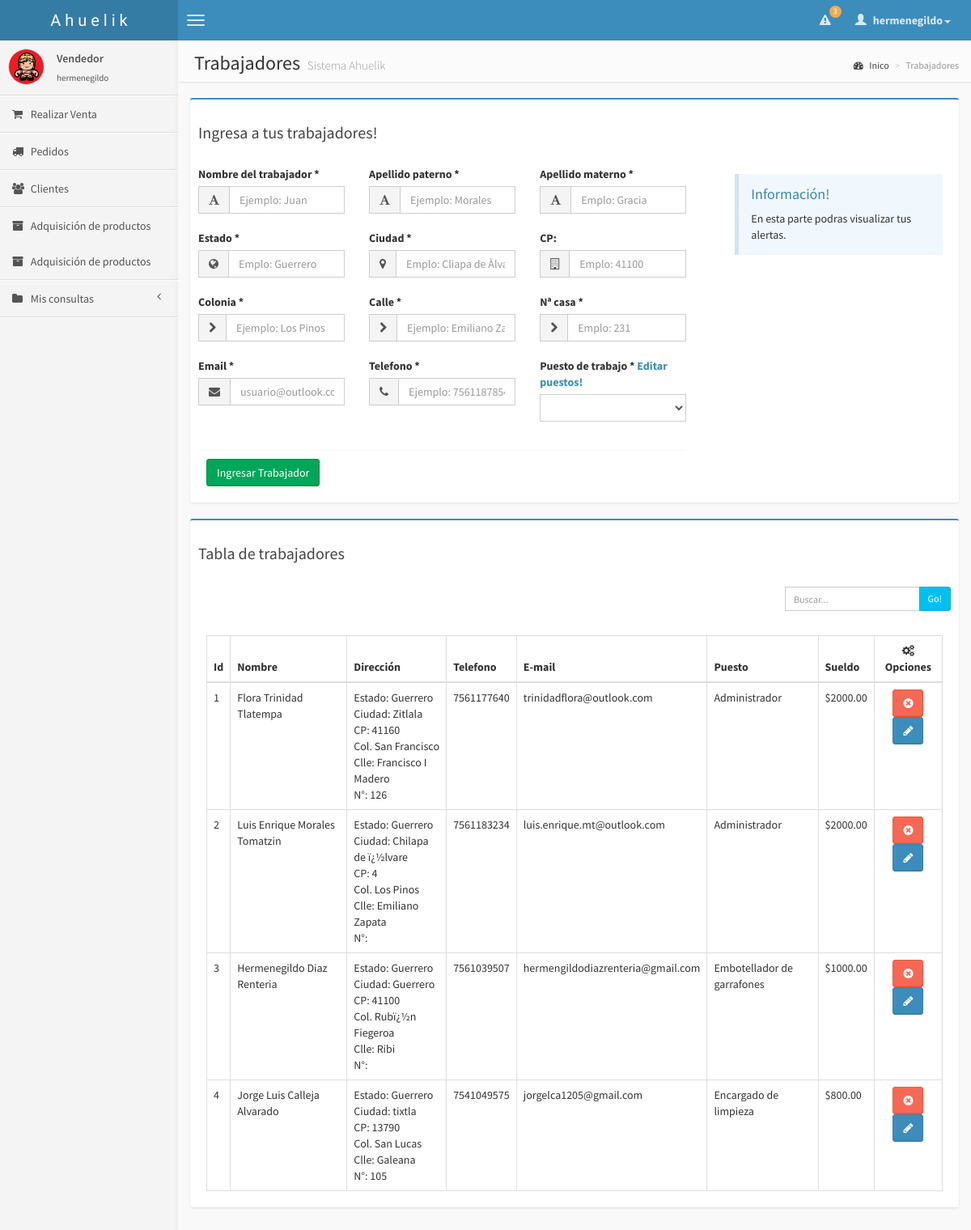
Page /pages/admin_trabajadores.php (signed in) on the committed database.
### tables this page shows
CREATE TABLE `trabajadores` (
  `id_trabajador` int(10) NOT NULL AUTO_INCREMENT,
  `nombre` char(20) NOT NULL,
  `apellido_p` char(20) NOT NULL,
  `apellido_m` char(20) NOT NULL,
  `id_categoria` int(10) NOT NULL,
  `estado` char(30) NOT NULL,
  `ciudad` char(30) NOT NULL,
  `codigo_postal` varchar(5) NOT NULL,
  `colonia` char(50) NOT NULL,
  `calle` char(50) NOT NULL,
  `no_casa` varchar(10) DEFAULT NULL,
  `Telefono` varchar(10) DEFAULT NULL,
  `e_mail` varchar(50) DEFAULT NULL,
  `fecha` date NOT NULL,
  PRIMARY KEY (`id_trabajador`),
  KEY `fk_trabajadores_categorias_idx` (`id_categoria`),
  CONSTRAINT `fk_trabajadores_categorias` FOREIGN KEY (`id_categoria`) REFERENCES `categorias` (`id_categoria`) ON DELETE CASCADE ON UPDATE CASCADE
);

CREATE TABLE `categorias` (
  `id_categoria` int(10) NOT NULL AUTO_INCREMENT,
  `puesto` varchar(50) NOT NULL,
  `sueldo` int(10) NOT NULL,
  PRIMARY KEY (`id_categoria`)
);

### pages/admin_trabajadores.php (the view, shortened to what the rows shown need)
<?php
    include("conexion.php");
?>
<!DOCTYPE html>
<html>
    <head>
        <link href="../css/bootstrap.min.css" rel="stylesheet" type="text/css" />
        <link href="../css/font-awesome.min.css" rel="stylesheet" type="text/css" />
        <link href="../css/ionicons.min.css" rel="stylesheet" type="text/css" />
        <link href="../css/AdminLTE.css" rel="stylesheet" type="text/css" />
    </head>
    <body class="pace-done skin-blue">
        <div class="wrapper row-offcanvas row-offcanvas-left">
            <aside class="right-side">
                <section class="content-header">
                    <h1>
                        Trabajadores
                        <small> Sistema Ahuelik</small>
                    </h1>
                </section>
                <section class="content">
                    <?php
                    $v_query_tabla_trabajadores = "SELECT tra.id_categoria,
                                                           tra.fecha,
                                                           tra.id_trabajador,
                                                           tra.nombre, tra.apellido_p, tra.apellido_m,
                                                           tra.estado, tra.ciudad, tra.codigo_postal, tra.colonia, tra.calle, tra.no_casa,
                                                           tra.telefono,
                                                           tra.e_mail,
                                                           ct.puesto,
                                                           ct.sueldo
                                                    FROM trabajadores tra, categorias ct
                                                    WHERE tra.id_categoria = ct.id_categoria ORDER BY tra.id_trabajador";
                    $v_query_trabajadores_table = mysqli_query($link, $v_query_tabla_trabajadores) or die ("Problemas
                    Consulta_categorias:".mysql_error());
                    ?>
                    <div class="box box-primary">
                        <div class="box-body">
                            <div class="box-body table-responsive">
                                <table id="regTable" id="example2" class="table table-bordered table-hover">
                                    <thead>
                                        <tr>
                                            <th style='text-align:center'>Id</th>
                                            <th>Nombre</th>
                                            <th>Dirección</th>
                                            <th>Telefono</th>
                                            <th>E-mail</th>
                                            <th>Puesto</th>
                                            <th>Sueldo</th>
                                            <th style="text-align:center"><samp class="fa fa-cogs"></samp> Opciones</th>
                                        </tr>
                                    </thead>
                                    <?php
                                        while($reg_show_table = mysqli_fetch_array($v_query_trabajadores_table, MYSQLI_ASSOC)){
                                            $time = time();
                                            $v_name_trabajador = $reg_show_table['nombre']." ".
                                                                 $reg_show_table['apellido_p']." ".
                                                                 $reg_show_table['apellido_m'];
                                            echo "
                                            <tr>
                                                <td>".$reg_show_table['id_trabajador']."</td>
                                                <td>".$reg_show_table['nombre']." "
                                                     .$reg_show_table['apellido_p']." "
                                                     .$reg_show_table['apellido_m']
                                                ."</td>
                                                <td>"."Estado: ".$reg_show_table['estado']." </br> "
                                                     ."Ciudad: ".$reg_show_table['ciudad']." </br> "
                                                     ."CP: ".$reg_show_table['codigo_postal']." </br> "
                                                     ."Col. ".$reg_show_table['colonia']." </br> "
                                                     ."Clle: ".$reg_show_table['calle']." </br>"
                                                     ."N°: ".$reg_show_table['no_casa']
                                                ."</td>
                                                <td>".$reg_show_table['telefono']."</td>
                                                <td>".$reg_show_table['e_mail']."</td>
                                                <td>".$reg_show_table['puesto']."</td>
                                                <td> $".$reg_show_table['sueldo'].".00 </td>
                                                <td style='text-align:center'>
<a class='btn btn-danger' data-toggle='modal' data-target='#".$reg_show_table['id_trabajador']."' data-whatever='@mdo'><i class='fa fa-times-circle' data-toggle='tooltip' data-placement='top' title='Eliminar'></i></a>
<div class='modal fade' id='".$reg_show_table['id_trabajador']."' tabindex='-1' role='dialog' aria-labelledby='".$reg_show_table['id_trabajador']."Label' aria-hidden='true'>
        <h4 class='modal-title' id='".$reg_show_table['id_trabajador']."Label'>Eliminar trabajador</h4>
                                ".date('d-m-Y',$time)."
                                <code>".$v_name_trabajador."</code> </br>
                                Telefono: ".$reg_show_table['telefono']." </br>
                                Puesto: ".$reg_show_table['puesto']." </br>
                                Sueldo: $".$reg_show_table['sueldo'].".00
        <a href='admin_trabajadores.php?trabajador_eliminar=".$reg_show_table['id_trabajador']."' class='btn btn-danger'>Eliminar</a>
</div>
<a href='admin_trabajadores.php?trabajador_actualizar=".$reg_show_table['id_trabajador']."&nombre=".$reg_show_table['nombre']."&apel_p=".$reg_show_table['apellido_p']."&apel_m=".$reg_show_table['apellido_m']."&estado=".$reg_show_table['estado']."&ciudad=".$reg_show_table['ciudad']."&cp=".$reg_show_table['codigo_postal']."&colonia=".$reg_show_table['colonia']."&calle=".$reg_show_table['calle']."&n_casa=".$reg_show_table['no_casa']."&telefono=".$reg_show_table['telefono']."&e_mail=".$reg_show_table['e_mail']."&sueldo=".$reg_show_table['sueldo']."&puesto=".$reg_show_table['puesto']."' class='btn btn-primary' data-toggle='tooltip' data-placement='top' title='Actualizar'><i class='fa fa fa-pencil'></i></a>
                                                </td>
                                            </tr>
                                            ";
                                        }
                                    ?>
                                </table>
                            </div>
                        </div>
                    </div>
                </section>
            </aside>
        </div>
    </body>
</html>

### rows in the picture
trabajadores: id_trabajador "1", nombre "Flora", apellido_p "Trinidad", apellido_m "Tlatempa", estado "Guerrero", ciudad "Zitlala", codigo_postal "41160", colonia "San Francisco", calle "Francisco I Madero", no_casa "126", Telefono "7561177640", e_mail "trinidadflora@outlook.com", id_categoria.puesto "Administrador", id_categoria.sueldo "2000"
trabajadores: id_trabajador "2", nombre "Luis Enrique", apellido_p "Morales", apellido_m "Tomatzin", estado "Guerrero", ciudad "Chilapa de ï¿½lvare", codigo_postal "4", colonia "Los Pinos", calle "Emiliano Zapata", Telefono "7561183234", e_mail "luis.enrique.mt@outlook.com", id_categoria.puesto "Administrador", id_categoria.sueldo "2000"
trabajadores: id_trabajador "3", nombre "Hermenegildo", apellido_p "Diaz", apellido_m "Renteria", estado "Guerrero", ciudad "Guerrero", codigo_postal "41100", colonia "Rubï¿½n Fiegeroa", calle "Ribi", Telefono "7561039507", e_mail "hermengildodiazrenteria@gmail.com", id_categoria.puesto "Embotellador de garrafones", id_categoria.sueldo "1000"
trabajadores: id_trabajador "4", nombre "Jorge Luis", apellido_p "Calleja", apellido_m "Alvarado", estado "Guerrero", ciudad "tixtla", codigo_postal "13790", colonia "San Lucas", calle "Galeana", no_casa "105", Telefono "7541049575", e_mail "jorgelca1205@gmail.com", id_categoria.puesto "Encargado de limpieza", id_categoria.sueldo "800"

### other values in the picture
$v_total "3"
$_SESSION['usuario'] "hermenegildo"
$_SESSION['tipo_usuario'] "Vendedor"
